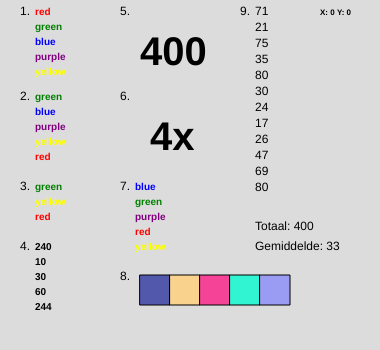
Frame 1 (no input)
Frame 60 (no input): identical to frame 1, image omitted
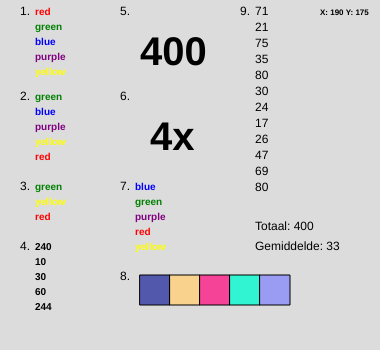
Frame 120 (the mouse pressed at the canvas centre since frame 60)

The p5.js sketch that drew these frames (run headless with seeded random() and noise() and a simulated clock; from frame 60 on, the mouse is pressed at the canvas centre):

// p5.js sketch
// ── sketch.js
let numerRandom = [];
let total = 0;

function setup() {
  createCanvas(380, 350);

  // Genereert de waarden slechts één keer, wanneer de pagina wordt geladen.
  for (let i = 0; i < 12; i++) {
    let num = round(random(0, 100));
    numerRandom.push(num);
    total += num;
  }
}

function draw() {
  background(220);
  // ========================================== //
  // Arrays //
  // ========================================== //
  let colors = ["red", "green", "blue", "purple", "yellow"];
  let nummers = [400, 240, 10, 490, 30, 60, 244, 500, 301, 300];
  let sum1 = [3, 55, 93, 20, 102, 6];
  let sum2 = [14, 22, 80, 5];

  push();
  textSize(8);
  textStyle(BOLD);
  text(`X: ${int(mouseX)} Y: ${int(mouseY)}`, 320, 15)
  pop();

  // ========================================== //
  // 1: Kleuren in een array //
  // ========================================== //
  push();
  fill(0);
  textSize(12);
  text(`1. `, 20, 15);

  for (let i = 0; i < colors.length; i++) {
    fill(colors[i]);
    textStyle(BOLD);
    textSize(10);
    text(colors[i], 35, 15 * i + 15);
  };
  pop();


  // ========================================== //
  // 2: Pas de array aan met pop //
  // ========================================== //
  push();
  fill(0);
  textSize(12);
  text(`2. `, 20, 100);

  colors.shift();
  colors.push("red");

  for (let i = 0; i < colors.length; i++) {
    fill(colors[i]);
    textStyle(BOLD);
    textSize(10);
    text(colors[i], 35, 15 * i + 100);
  };
  pop();


  // ========================================== //
  // 3: Twee kleuren weghalen //
  // ========================================== //
  push();
  fill(0);
  textSize(12);
  text(`3. `, 20, 190);

  colors.splice(1, 2);

  for (let i = 0; i < colors.length; i++) {
    fill(colors[i]);
    textStyle(BOLD);
    textSize(10);
    text(colors[i], 35, 15 * i + 190);
  };
  pop();


  // ========================================== //
  // 4: Getallen filteren //
  // ========================================== //
  push();
  fill(0);
  textSize(12);
  text(`4. `, 20, 250);

  let nummerfilter = [];

  for (let i = 0; i < nummers.length; i++) {
    if (nummers[i] < 300) {
      nummerfilter.push(nummers[i])
    }
  }

  for (let i = 0; i < nummerfilter.length; i++) {
    textStyle(BOLD);
    textSize(10);
    text(nummerfilter[i], 35, 15 * i + 250);
  }
  pop();


  // ========================================== //
  //5: Meerdere arrays optellen bij elkaar //
  // ========================================== //
  push();
  fill(0);
  textSize(12);
  text(`5. `, 120, 15);

  let total = 0;

  for (let i = 0; i < sum1.length; i++) {
    total += sum1[i];
  }
  for (let i = 0; i < sum2.length; i++) {
    total += sum2[i];
  }

  textStyle(BOLD);
  textSize(40);
  text(total, 140, 65);
  pop();


  // ========================================== //
  // 6: Letters tellen //
  // ========================================== //
  push();
  fill(0);
  textSize(12);
  text(`6. `, 120, 100);

  let word = "Overheidsfinancieringstekort";
  let letterFilter = "e";
  let counter = 0;

  for (let i = 0; i < word.length; i++) {
    if (word[i] === letterFilter) {
      counter++;
    }
  }

  textStyle(BOLD);
  textSize(40);
  text(`${counter}x`, 150, 150);
  pop();


  // ========================================== //
  // 7: Alfabetische volgorde //
  // ========================================== //
  push();
  fill(0);
  textSize(12);
  text(`7. `, 120, 190);

  colors.push("blue", "purple");
  colors.sort();

  for (let i = 0; i < colors.length; i++) {
    fill(colors[i]);
    textStyle(BOLD);
    textSize(10);
    text(colors[i], 135, 15 * i + 190);
  };
  pop();


  // ========================================== //
  // 8: Random kleuren op een rij //
  // ========================================== //
  push();
  fill(0);
  textSize(12);
  text(`8. `, 120, 280);
  let colorsRect = [
    "#5259ad",
    "#f9d28e",
    "#f54497",
    "#31f4d2",
    "#9a9cf4"
  ];

  for (let i = 0; i < 5; i++) {
    fill(colorsRect[i]);
    rect(140 + i * 30, 275, 30, 30);
  }
  pop();


  // ========================================== //
  // 9: Random getallen en hun gemiddelde //
  // ========================================== //
  push();
  fill(0);
  textSize(12);
  text(`9.`, 240, 15);

  // Toon de getallen onder elkaar.
  for (let i = 0; i < numerRandom.length; i++) {
    text(numerRandom[i], 255, 15 + i * 16);
  }

  // Toon het totaal en het gemiddelde van de afgeronde getallen.
  let averageRandom = round(total / numerRandom.length);
  text(`Totaal: ${total}`, 255, 230);
  text(`Gemiddelde: ${averageRandom}`, 255, 250);
  pop();
}
